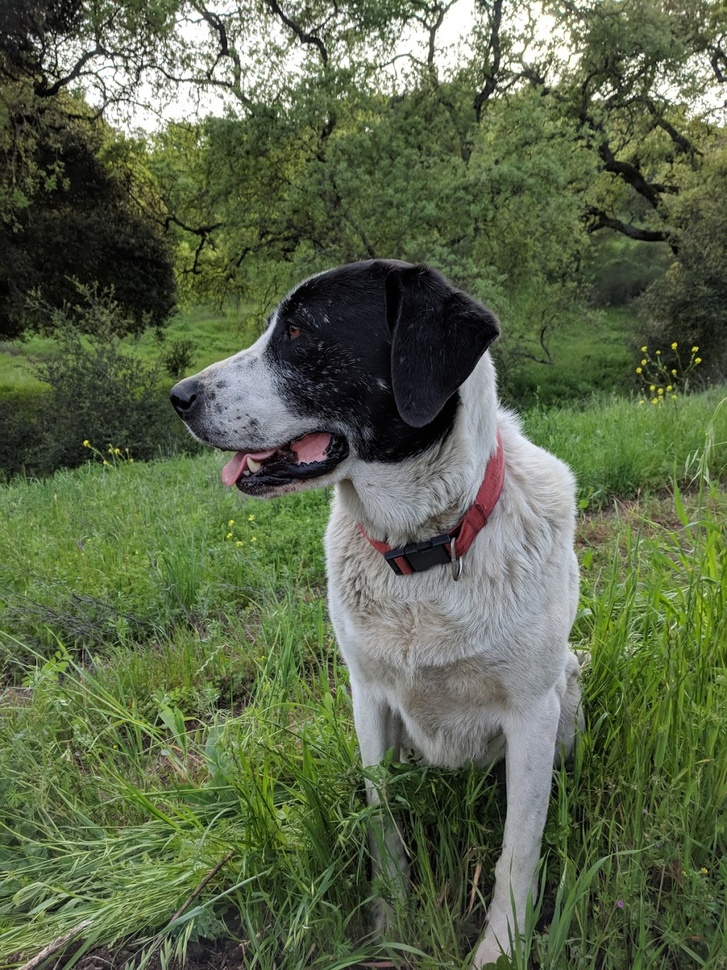
#> input picture DATA/sammy.jpg, 727 x 970 px, shrunk from 1025 x 1367 before the run
$ jupyter execute templete_matching.ipynb   (shell and % lines are left out)
#> lines starting #> are read from the running program, lines starting #| are printed output that depends on the picture
[cell 1]
import cv2
import numpy as np
import matplotlib.pylab as plt

[cell 2]
full = cv2.imread('../DATA/sammy.jpg')
#> full is the input picture: shape (970, 727, 3); mean B, G, R 74.2, 102.6, 91.2
full = cv2.cvtColor(full, cv2.COLOR_BGR2RGB)

[cell 3]
plt.imshow(full)

[cell 4]
face = cv2.imread('../DATA/sammy_face.jpg')
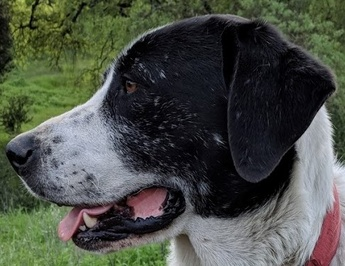
#> input picture DATA/sammy_face.jpg, 345 x 266 px, shrunk from 486 x 375 before the run
#> face is the input picture: shape (266, 345, 3); mean B, G, R 70, 78.7, 74.3
face = cv2.cvtColor(face,cv2.COLOR_BGR2RGB)

[cell 5]
plt.imshow(face)

[cell 6]
#ALL 6 METHNS FOR COMPRATION IN A LIST
#NOTE HOW WE  ARE  USING STRINGS,  LATER  ON WE'LL USE THE ""eval()"" FUNCTION TO CONVERT TO FUNCTION
methods = ['cv2.TM_CCOEFF','cv2.TM_CCOEFF_NORMED','cv2.TM_CCORR','cv2.TM_CCORR_NORMED','cv2.TM_SQDIFF','cv2.TM_SQDIFF_NORMED']

[cell 7]
for m in methods:


    #CREATE A COPY
    full_copy = full.copy()

    method = eval(m)


    #TEMPLATE MATCHING
    res = cv2.matchTemplate(full_copy,face,method)


    min_val , max_val ,min_loc ,max_loc = cv2.minMaxLoc(res)

    if method in [cv2.TM_SQDIFF,cv2.TM_SQDIFF_NORMED]:
        top_left = min_loc  #(x,y)
    else:
        top_left = max_loc

    height ,width ,channels = face.shape

    buttom_right = [top_left[0] + width , top_left[1] + height]

    cv2.rectangle(full_copy,top_left,buttom_right,color=(255,0,0),thickness=4)

    #PLOT AND SHOW THE IMAGES

    plt.subplot(121)
    plt.imshow(res)
    plt.title('HEATMAP OF TEMPLATE MATCHING')

    plt.subplot(122)
    plt.imshow(full_copy)
    plt.title('DETECTION OF TEMPLATE')


    plt.suptitle(m)

    plt.show()

    print('\n')
    print('\n')
#> this loop made 6 passes
#> (min_val, max_val, min_loc, top_left, buttom_right) on passes 1 to 4: (-369489728, 868100096, (0, 7), (164, 245), [509, 511]), (-0.333, 0.994, (0, 10), (164, 245), [509, 511]), (1.13e+09, 2.63e+09, (47, 150), (237, 465), [582, 731]), (0.5, 0.998, (0, 38), (164, 245), [509, 511])
#> (min_val, max_val, max_loc, top_left, buttom_right) on passes 5 to 6: (11168485, 3.14e+09, (0, 0), (164, 245), [509, 511]), (0.00463, 1, (0, 0), (164, 245), [509, 511])
#> pass 1, `res = cv2.matchTemplate(full_copy,face,method)`:
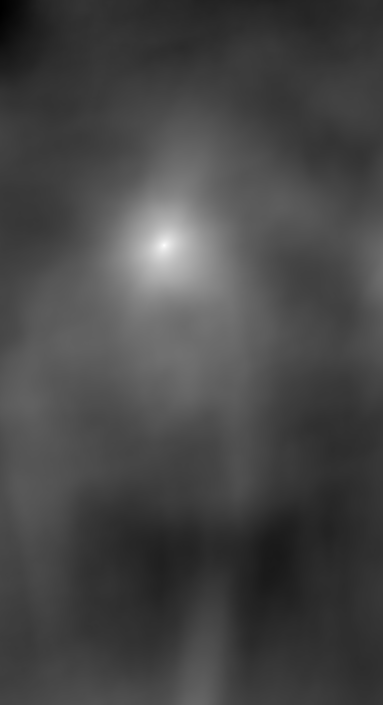
#> res: shape (705, 383) float32; min -369489728, max 868100096, mean -27078664; drawn with min black and max white
#> pass 2, `res = cv2.matchTemplate(full_copy,face,method)`:
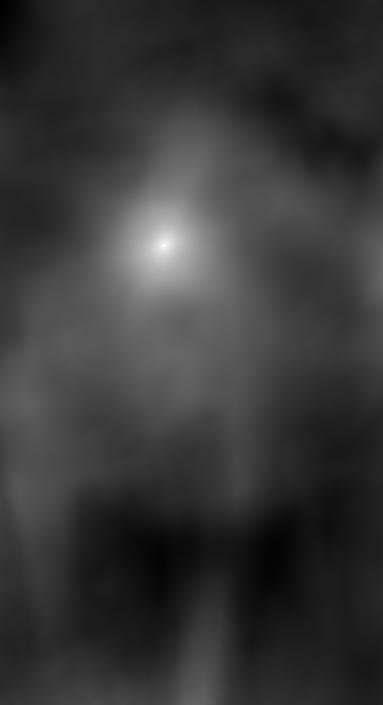
#> res: shape (705, 383) float32; min -0.333, max 0.994, mean -0.0421; drawn with min black and max white
#> pass 3, `res = cv2.matchTemplate(full_copy,face,method)`:
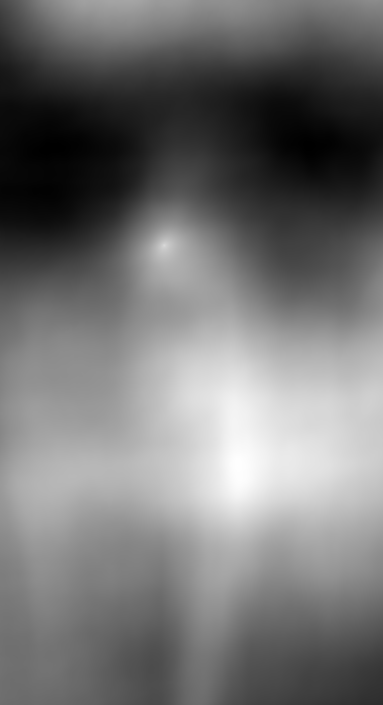
#> res: shape (705, 383) float32; min 1.13e+09, max 2.63e+09, mean 1.81e+09; drawn with min black and max white
#> after the loop:
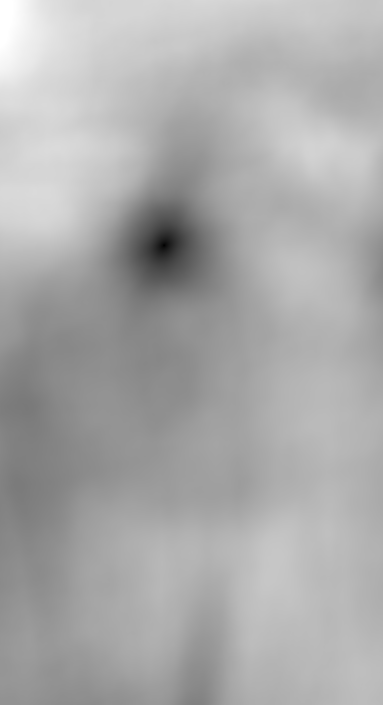
#> res: shape (705, 383) float32; min 0.00463, max 1, mean 0.669
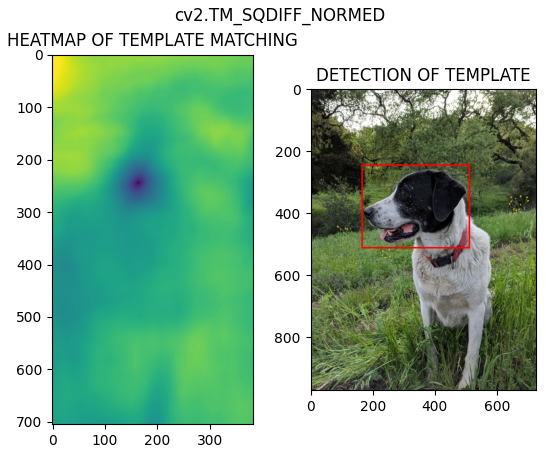
#> figure drawn by matplotlib, 2 panels
